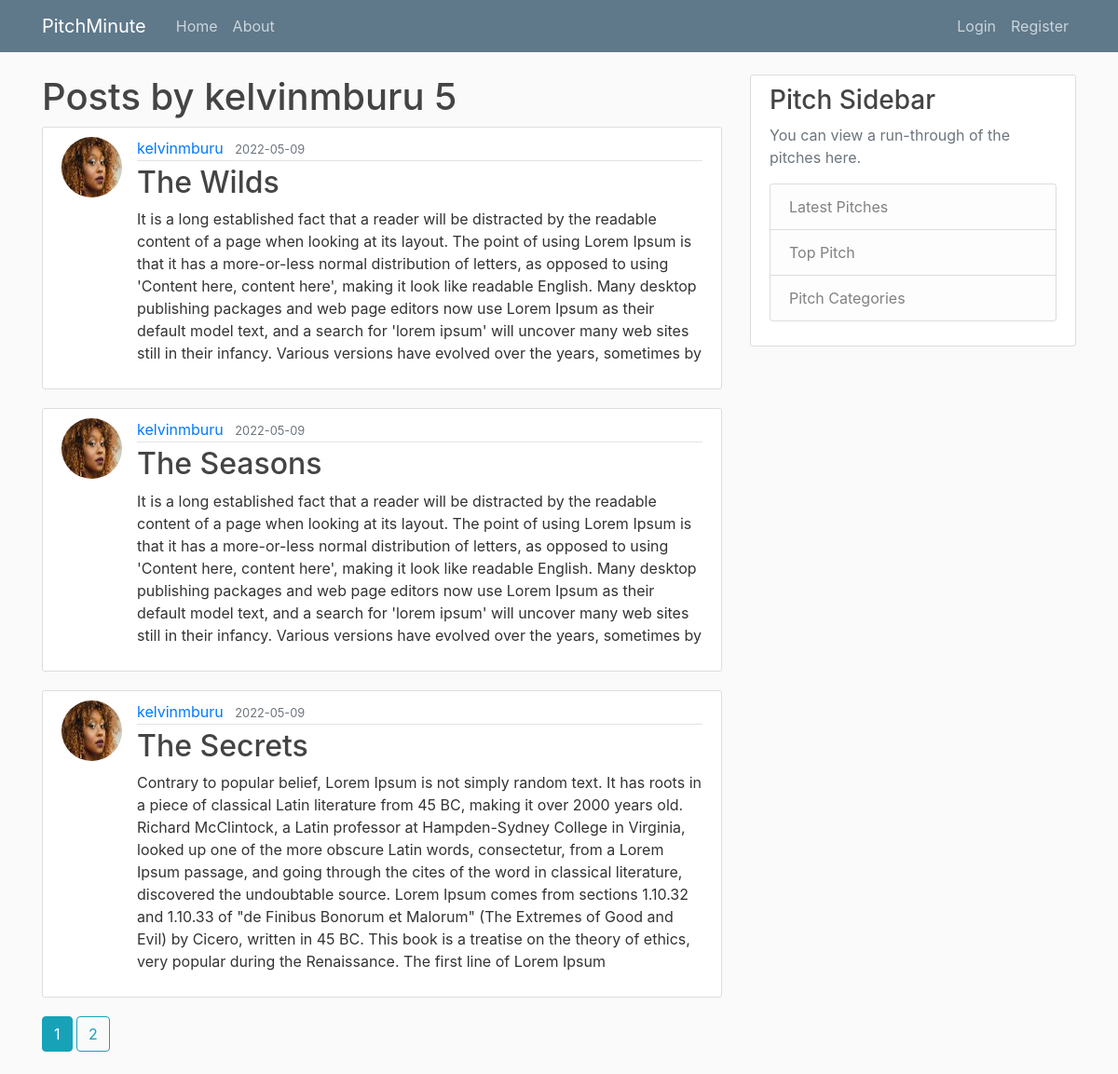
Page /user/kelvinmburu on the earlier database version.
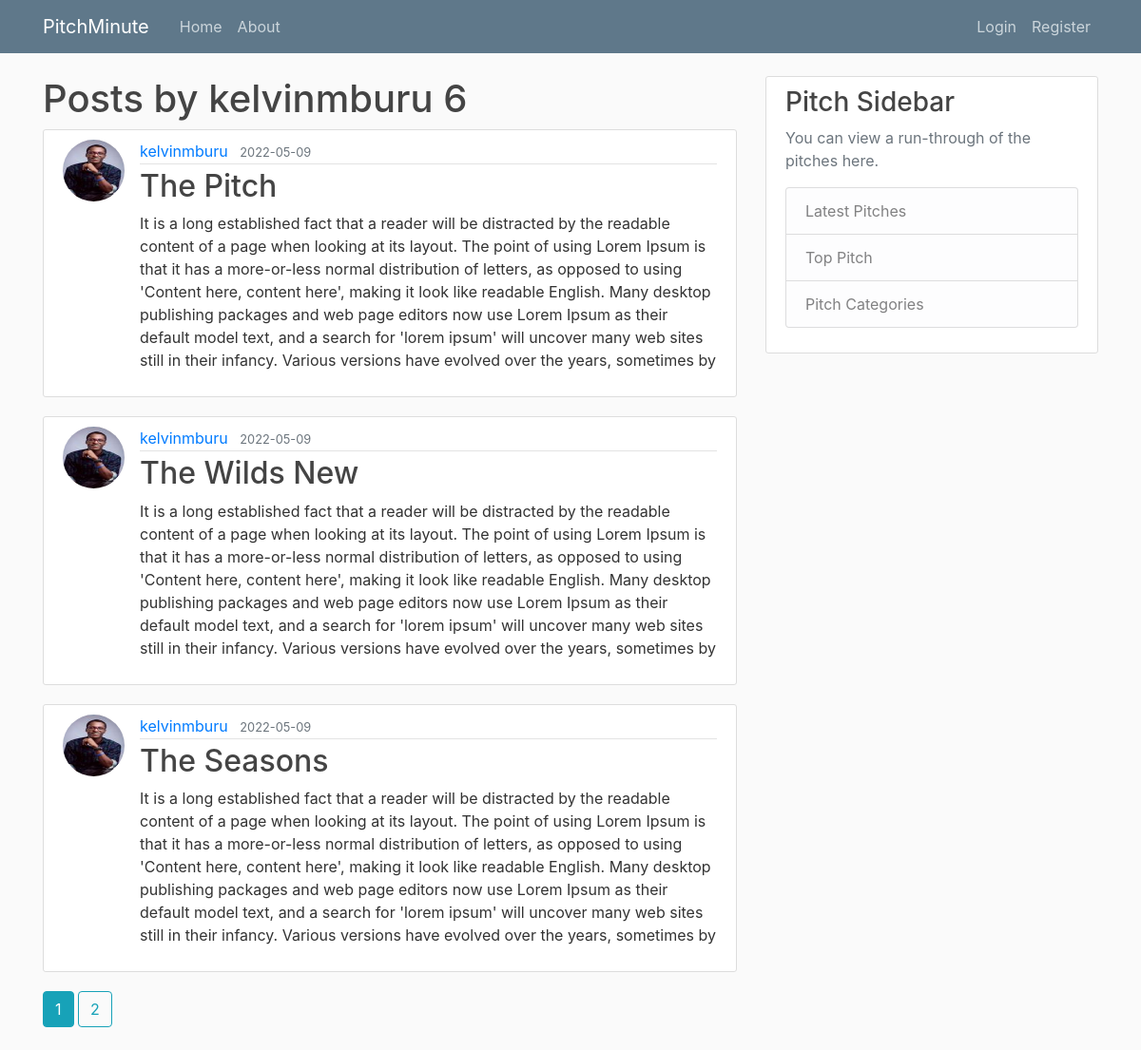
Same page on the later database version.
### flaskblog/models.py (models this page shows, shortened)
class User(db.Model, UserMixin):
    id = db.Column(db.Integer, primary_key=True)
    username = db.Column(db.String(20), unique=True, nullable=False)
    email = db.Column(db.String(120), unique=True, nullable=False)
    image_file = db.Column(db.String(20), nullable=False, default='default.jpg')
    password = db.Column(db.String(60), nullable=False)
    posts = db.relationship('Post', backref='author', lazy='dynamic')

class Post(db.Model):
    id = db.Column(db.Integer, primary_key=True)
    title = db.Column(db.String(100), nullable=False)
    date_posted = db.Column(db.DateTime, nullable=False, default=datetime.utcnow)
    content = db.Column(db.Text, nullable=False)
    user_id = db.Column(db.Integer, db.ForeignKey('user.id'), nullable=False)

### flaskblog/users/routes.py (the view)
@users.route("/user/<string:username>")
def user_posts(username):
    page = request.args.get('page', 1, type=int)
    user = User.query.filter_by(username=username).first_or_404()
    posts = Post.query.filter_by(author=user)\
        .order_by(Post.date_posted.desc())\
            .paginate(page=page, per_page=3)
    return render_template('user_posts.html',posts=posts, user=user)

### flaskblog/templates/user_posts.html
{% extends "layout.html" %}
{% block content %}
<h1 class="mb=3">Posts by {{ user.username }} {{ posts.total }} </h1>
{% for post in posts.items %}
<article class="media content-section">
    <img class="rounded-circle article-img"
        src=" {{ url_for('static', filename='profile_pics/' + post.author.image_file) }} " alt="" srcset="">
    <div class="media-body">
        <div class="article-metadata">
            <a class="mr-2" href=" {{url_for('users.user_posts', username=post.author.username)}} ">{{ post.author.username }}</a>
            <small class="text-muted">{{ post.date_posted.strftime('%Y-%m-%d') }}</small>
        </div>
        <h2><a class="article-title" href=" {{url_for('posts.post', post_id=post.id)}} ">{{ post.title }}</a></h2>
        <p class="article-content">{{ post.content }}</p>
    </div>
</article>
{% endfor %}
{% for page_num in posts.iter_pages(left_edge=1, right_edge=1, left_current=1, right_current=2) %}
    {% if page_num %}
    {% if posts.page == page_num %}
    <a class="btn btn-info mb-4" href="{{url_for('users.user_posts', username=user.username, page=page_num) }}">{{ page_num }}</a>
    {% else %}
    <a class="btn btn-outline-info mb-4" href="{{url_for('users.user_posts', username=user.username, page=page_num) }}">{{ page_num }}</a>
    {% endif %}
    {% else %}
        ...
    {% endif %}
{% endfor %}
{% endblock content%}

### flaskblog/templates/layout.html (shortened to what this page needs)
<!DOCTYPE html>
<html lang="en">
<head>
    <link rel="stylesheet" href="https://cdn.jsdelivr.net/npm/bootstrap@4.0.0/dist/css/bootstrap.min.css"
>
    <link rel="stylesheet" href="{{ url_for('static',filename='main.css') }}" type="text/css">
</head>
<body>
    <header class="site-header">
        <nav class="navbar navbar-expand-md navbar-dark bg-steel fixed-top">
            <div class="container">
                <a class="navbar-brand mr-4" href="/">PitchMinute</a>
                <div class="collapse navbar-collapse" id="navbarToggle">
                    <div class="navbar-nav mr-auto">
                        <a class="nav-item nav-link" href=" {{url_for('main.home')}} ">Home</a>
                        <a class="nav-item nav-link" href="{{url_for('main.about')}}">About</a>
                    </div>
                    <div class="navbar-nav">
                        {% if current_user.is_authenticated %}
                        <a class="nav-item nav-link" href="{{url_for('posts.new_post')}}">New Pitch</a>
                        <a class="nav-item nav-link" href="{{url_for('users.account')}}">Account</a>
                        <a class="nav-item nav-link" href="{{url_for('users.logout')}}">Logout</a>
                        {% else %}
                        <a class="nav-item nav-link" href="{{url_for('users.login')}}">Login</a>
                        <a class="nav-item nav-link" href="{{url_for('users.register')}}">Register</a>
                        {% endif %}
                    </div>
                </div>
            </div>
        </nav>
    </header>
    <main role="main" class="container">
        <div class="row">
            <div class="col-md-8">
                {% block content %}{% endblock %}
            </div>
            <div class="col-md-4">
                <div class="content-section">
                    <h3>Pitch Sidebar</h3>
                    <p class="text-muted">You can view a run-through of the pitches here.
                        <ul class="list-group">
                            <li class="list-group-item list-group-item-light">Latest Pitches</li>
                            <li class="list-group-item list-group-item-light">Top Pitch</li>
                            <li class="list-group-item list-group-item-light">Pitch Categories</li>
                        </ul>
                    </p>
                </div>
            </div>
        </div>
    </main>
</body>
</html>

### flaskblog/static/main.css (style rules this page uses)
body { background: #fafafa; color: #333333; margin-top: 5rem; }
h1, h2, h3, h4, h5, h6 { color: #444444; }
.bg-steel { background-color: #5f788a; }
.site-header .navbar-nav .nav-link { color: #cbd5db; }
.content-section { background: #ffffff; padding: 10px 20px; border: 1px solid #dddddd; border-radius: 3px; margin-bottom: 20px; }
.article-title { color: #444444; }
.article-content { white-space: pre-line; }
.article-img { height: 65px; width: 65px; margin-right: 16px; }
.article-metadata { padding-bottom: 1px; margin-bottom: 4px; border-bottom: 1px solid #e3e3e3 }

Differences in the rows shown:
no longer on this page (row unchanged): Post: image_file (picture), author.username "kelvinmburu", date_posted "2022-05-09", title "The Secrets", content "Contrary to popular belief, Lorem Ipsum is not simply random text. It has roots in a piece of classical Latin literature from 45 BC, making it over 2000 years old. Richard McClintock, a Latin professor at Hampden-Sydney College in Virginia, looked up one of the more obscure Latin words, consectetur, from a Lorem Ipsum passage, and going through the cites of the word in classical literature, discovered the undoubtable source. Lorem Ipsum comes from sections 1.10.32 and 1.10.33 of \"de Finibus Bonorum et Malorum\" (The Extremes of Good and Evil) by Cicero, written in 45 BC. This book is a treatise on the theory of ethics, very popular during the Renaissance. The first line of Lorem Ipsum"
added Post: image_file (picture), author.username "kelvinmburu", date_posted "2022-05-09", title "The Pitch", content "It is a long established fact that a reader will be distracted by the readable content of a page when looking at its layout. The point of using Lorem Ipsum is that it has a more-or-less normal distribution of letters, as opposed to using 'Content here, content here', making it look like readable English. Many desktop publishing packages and web page editors now use Lorem Ipsum as their default model text, and a search for 'lorem ipsum' will uncover many web sites still in their infancy. Various versions have evolved over the years, sometimes by"
changed Post: image_file: a different picture; title "The Wilds" → "The Wilds New"
changed through a linked row, Post "The Seasons": image_file: a different picture
Other differences:
{{ posts.total }}: "5" → "6"
